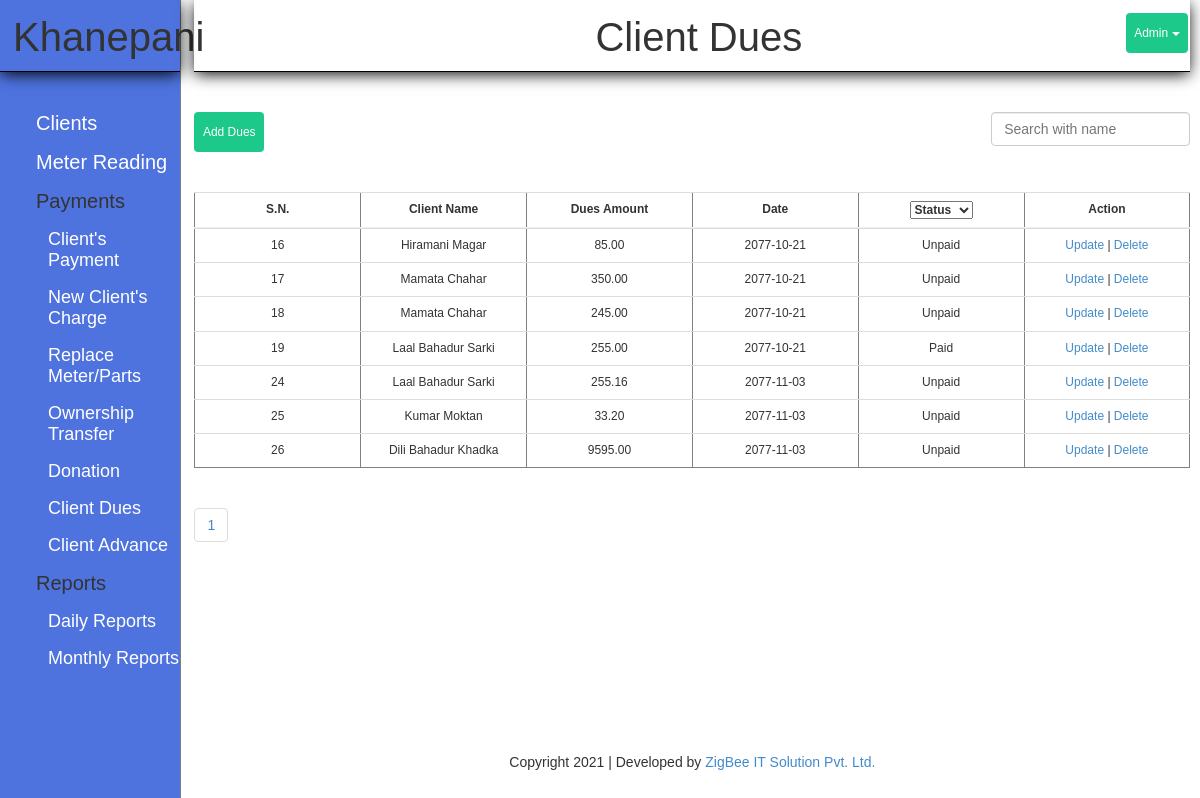
/index.php?page=dues (signed in), run on an earlier commit of the app's database.
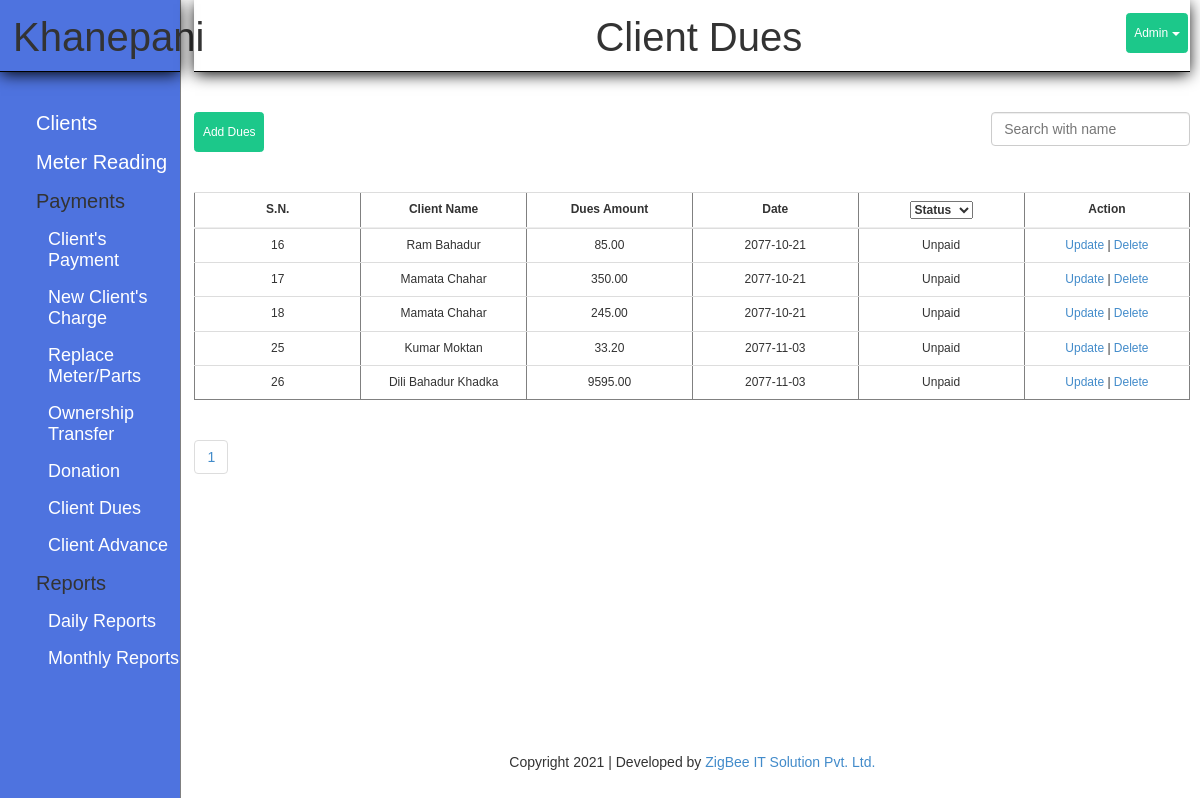
And on a later commit of the database.
### tables this page shows
CREATE TABLE `client_dues` (
  `id` int(11) NOT NULL,
  `cid` int(11) NOT NULL,
  `amount` decimal(10,2) NOT NULL,
  `status` varchar(10) NOT NULL DEFAULT 'unpaid',
  `dues_date` text NOT NULL
);

CREATE TABLE `client` (
  `id` int(11) NOT NULL,
  `name` varchar(30) NOT NULL,
  `phone` bigint(11) NOT NULL,
  `joinned` date DEFAULT NULL,
  `gharnum` varchar(10) DEFAULT NULL,
  `area` varchar(20) NOT NULL,
  `meter` varchar(15) NOT NULL,
  `address` varchar(20) NOT NULL,
  `father` varchar(30) DEFAULT NULL,
  `mother` varchar(30) DEFAULT NULL,
  `grandfather` varchar(50) DEFAULT NULL,
  `remark` text DEFAULT NULL
);

### modules/dues/function.php (called while the page is built, shortened)
<?php
	class DuesModel{
		function getAll()
		{
			global $con;
			global $pageno;
			if (isset($_GET['pageno'])) {
	            $pageno = $_GET['pageno'];
	        } else {
	            $pageno = 1;
	        }
	        $no_of_records_per_page = 100;
	        $offset = ($pageno-1) * $no_of_records_per_page;
	        $total_pages_sql = "SELECT COUNT(*) FROM client_dues";
	        $result = mysqli_query($con,$total_pages_sql);
	        $total_rows = mysqli_fetch_array($result)[0];
	        $total_pages = ceil($total_rows / $no_of_records_per_page);
			$sql = "SELECT client_dues.*, client.name,client.meter
					FROM client_dues
					INNER JOIN client
					ON client_dues.cid=client.id LIMIT $offset, $no_of_records_per_page";
			$rs = mysqli_query($con, $sql);
			$final = array();
			while($row = mysqli_fetch_assoc($rs))
			{
				$final[] = $row;
			}
			return $final;
		}
	}
?>

### modules/dues/view.php (the view, shortened to what this page needs)
<h1 class="title">Client Dues</h1>
<?php
$data = $dues->getAll();
global $total_pages;
?>
<a href="?page=dues_form" class="btn">Add Dues</a>
<input type="text" class="form-control search" name="search" id="search" placeholder="Search with name">
<table border="1" width="100%" class="table first" id="result">
	<tr>
		<th>S.N.</th>
		<th>Client Name</th>
		<th>Dues Amount</th>
		<th>Date</th>
		<th>
			<select name="status" id="status">
				<option value="">Status</option>
			</select>
		</th>
		<th>Action</th>
	</tr>
</table>
<div  id="result_meter">
	<table border="1" width="100%" class="table second" >
	<?php
	foreach($data as $d)
	{ ?>
		<tr >
			<td> <?php echo $d['id']; ?> </td>
			<td> <?php echo $d['name'];?> </a> </td>
			<td> <?php echo $d['amount']; ?> </td>
			<td> <?php echo $d['dues_date']; ?> </td>
			<td> <?php echo $d['status']; ?> </td>
			<td>
				<a href="?page=dues_update&id=<?php echo $d['id']; ?>">
					Update
				</a>
				|
				<a href="?page=dues&del_id=<?php echo $d['id']; ?>" onclick="return confirm('Do you want to delete?');">
					Delete
				</a>
			</td>
		</tr>
	<?php
	}
	?>
</div>
 <ul class="pagination">
 		<?php
        	for ($i=1;$i<=$total_pages; $i=$i+1) { ?>
        		<li>
		            <a href="<?php  echo "?page=dues&pageno=".$i;  ?>"><?php echo $i; ?></a>
		        </li>
        <?php	}
         ?>
    </ul>

What changed in the data, as far as the page shows it:
removed client_dues: id "19", cid.name "Laal Bahadur Sarki", amount "255.00", dues_date "2077-10-21", status "Paid"
removed client_dues: id "24", cid.name "Laal Bahadur Sarki", amount "255.16", dues_date "2077-11-03", status "Unpaid"
changed through a linked row, client_dues id 16: cid.name "Hiramani Magar" → "Ram Bahadur"
